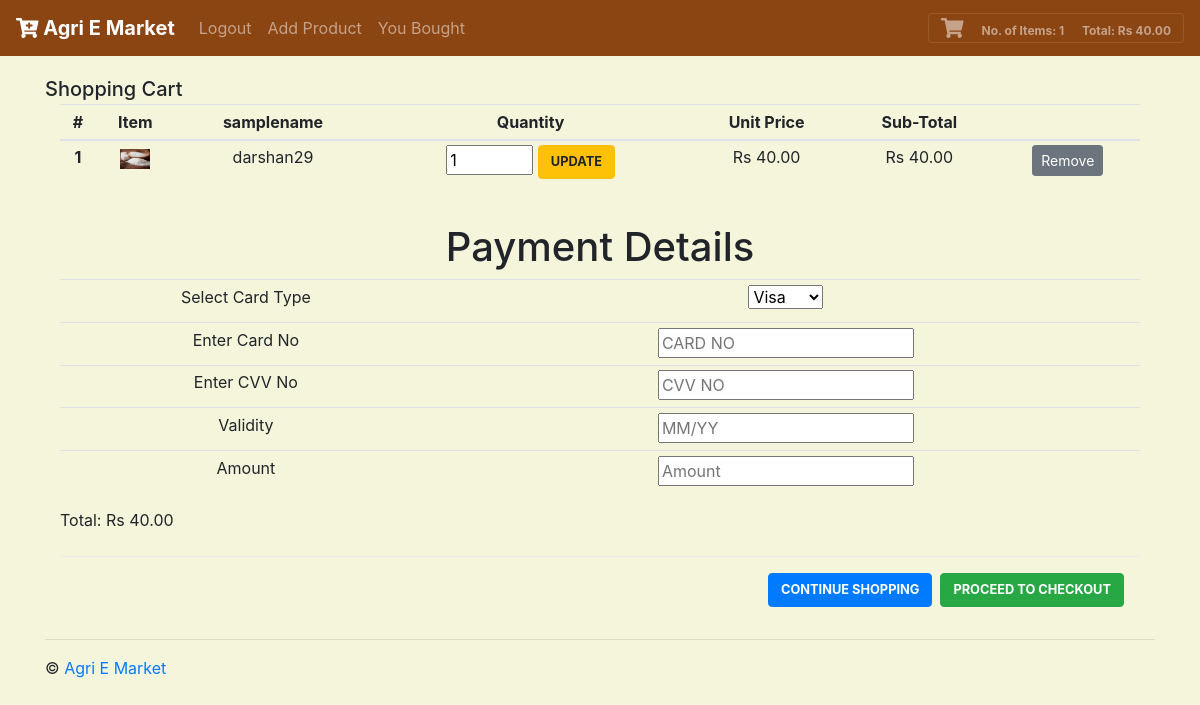
Page /cart/ (signed in) on the committed database.
### tables this page shows
CREATE TABLE "cart"
(
	image text,
	samplename text,
	qty integer,
	price real,
	subTotal real,
	id INTEGER
);

### application.py (the view)
@app.route("/cart/")
def cart():
    if 'user' in session:
        totItems, total, display = 0, 0, 0
        shoppingCart = db.execute("SELECT samplename, image, SUM(qty), SUM(subTotal), price, id FROM cart GROUP BY samplename")
        shopLen = len(shoppingCart)
        for i in range(shopLen):
            total += shoppingCart[i]["SUM(subTotal)"]
            totItems += shoppingCart[i]["SUM(qty)"]
    return render_template("cart.html", shoppingCart=shoppingCart, shopLen=shopLen, total=total, totItems=totItems, display=display, session=session)

### templates/cart.html (shortened to what this page needs)
{% extends "base.html" %}
{% block body %}
  <div aria-hidden="true">
    <div>
      <div>
        <div>
          <h5 class="modal-title" id="exampleModalLongTitle">Shopping Cart</h5>
        </div>
        <div>
          <div id="shoppingCart">
            <div class="container">
              <div class="row">
                <div class="col-sm">
                  <table class="table table-sm">
                    <thead>
                      <tr>
                        <th scope="col">#</th>
                        <th scope="col">Item</th>
                        <th scope="col">samplename</th>
                        <th scope="col">Quantity</th>
                        <th scope="col">Unit Price</th>
                        <th scope="col">Sub-Total</th>
                        <th scope="col"></th>
                      </tr>
                    </thead>
                    <tbody>
                    {% if shopLen != 0 %}
                    {% for i in range(shopLen) %}
                      <tr>
                        <th scope="row">{{ i + 1 }}</th>
                        <td><img src="/static/img/{{ shoppingCart[i]["image"] }}" width="30px" alt="{{ shoppingCart[i]["samplename"] }}" /></td>
                        <td>{{ shoppingCart[i]["samplename"] }}</td>
                        <td><form action="/update/">
                            <input type="number" name="quantity" min="1" max="10" size="5" value="{{ shoppingCart[i]['SUM(qty)'] }}">
                            <button type="submit" class="btn btn-warning checkout">Update</button>
                          </form></td>
                        <td>{{ 'Rs {:,.2f}'.format(shoppingCart[i]["price"]) }}</td>
                        <td>{{ 'Rs {:,.2f}'.format(shoppingCart[i]['SUM(subTotal)']) }}</td>
                        <td>
                          <form action="/remove/" methods="GET">
                            <button type="submit" class="btn btn-secondary btn-sm" id="removeFromCart">Remove</button>
                          </form>
                        </td>
                      </tr>
                    </tbody>
                    {% endfor %}
                    <tfoot>
                      <tr>
					  					<form class="form" method="post" >
						  <table class="table table-sm">
                    <thead>
					<br><h1 align="center"> Payment Details</h1>
                    </thead>
                    <tbody>
					<tr><td><label>Select Card Type</label></td><td><select name="ct" autofocus required >
						  <option value="0">Visa</option>
						  </select></td></tr>
						  <tr><td><label>Enter Card No</label></td><td><input type="text" name="cn" id="cn" placeholder="CARD NO" autofocus required ></td></tr>
						  <tr><td><label>Enter CVV No</label></td><td><input type="text" name="cvv" id="cvv" placeholder="CVV NO" autofocus required ></td></tr>
						  <tr><td><label>Validity</label></td><td><input type="text" name="val" id="val" placeholder="MM/YY" autofocus required ></td></tr>
						  <tr><td><label>Amount</label></td><td><input type="text" name="amt" id="amt" placeholder="Amount" autofocus required ></td></tr>
						  </tbody>
						  </table>
						  </form >
                        <td colSpan="7">Total: {{ 'Rs {:,.2f}'.format(total) }}<br /><br />
                          <div class="modal-footer">
                            <a href="/"><button type="button" class="btn btn-primary checkout">Continue Shopping</button></a>
                            <a href="/checkout/"><button type="button" class="btn btn-success checkout">Proceed to Checkout</button></a>
                          </div>
                        </td>
                      </tr>
                    </tfoot>
                    {% endif %}
                  </table>
                </div>
              </div>
            </div>
          </div>
        </div>
      </div>
    </div>
  </div>
    </div>
  </main>
{% endblock %}

### static/css/custom.css (style rules this page uses)
.checkout { text-transform: uppercase; font-size: 0.8em; font-weight: bold; }
tr { text-align: center; }
body { margin: 0; font-family: -apple-system,BlinkMacSystemFont,"Segoe UI",Roboto,"Helvetica Neue",Arial,sans-serif,"Apple Color Emoji","Segoe UI Emoji","Segoe UI Symbol"; font-size: 1rem; font-weight: 400; line-height: 1.5; color: #212529; text-align: left; background-color: beige; }

### rows in the picture
cart: i+1 "1", samplename "darshan29", quantity "1", shoppingCart "Rs 40.00"

### other values in the picture
{{ totItems }} "1"
{{ '{:,.2f}'.format(total) }} "40.00"
{{ 'Rs {:,.2f}'.format(total) }} "Rs 40.00"
